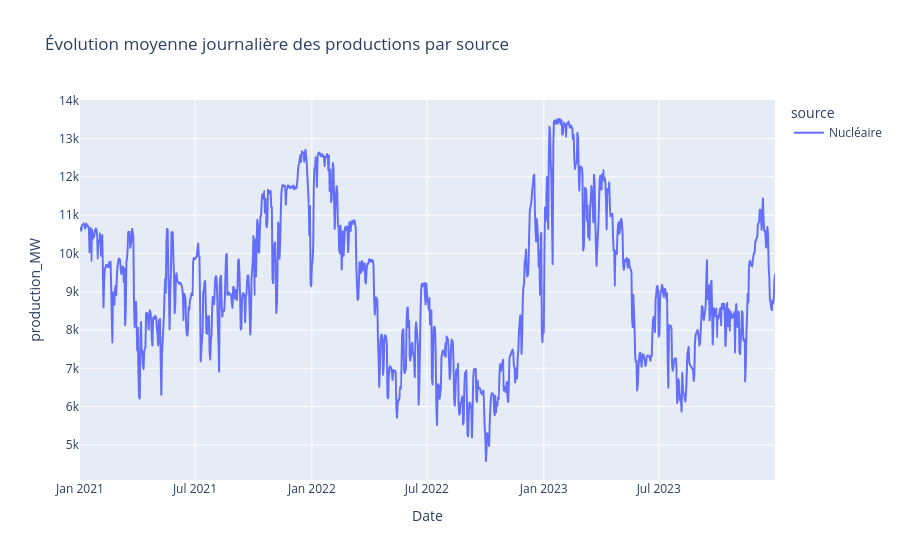

The code cell stored with this chart in its notebook:
### Code cell
# Évolution des productions principales non revouvlable (Nucléaire)
prod_cols_01 = [c for c in ["Nucléaire"]
             if c in df.columns]
if prod_cols_01:
    df_prod = (
        df.dropna(subset=["Date"])
          .groupby("Date", as_index=False)[prod_cols_01].mean()
    )
    df_prod["Date"] = pd.to_datetime(df_prod["Date"], errors="coerce")
    df_prod_long = df_prod.melt(id_vars="Date", value_vars=prod_cols_01,
                                var_name="source", value_name="production_MW")
    fig5 = px.line(df_prod_long, x="Date", y="production_MW", color="source",
                   title="Évolution moyenne journalière des productions par source")
    fig5.show()

### Figure 1 — Plotly figure (JSON) as saved in the notebook; plotly's stock layout.template omitted (floating-point values rounded to 4 significant figures; data arrays with more than 128 entries replaced by an {"elided": "..."} marker saying what was removed)
{"data": [{"hovertemplate": "source=Nucléaire<br>Date=%{x}<br>production_MW=%{y}<extra></extra>", "legendgroup": "Nucléaire", "line": {"color": "#636efa", "dash": "solid"}, "marker": {"symbol": "circle"}, "mode": "lines", "name": "Nucléaire", "showlegend": true, "type": "scattergl", "x": {"elided": "1095 str values"}, "xaxis": "x", "y": {"elided": "1095 float values"}, "yaxis": "y"}], "layout": {"legend": {"title": {"text": "source"}, "tracegroupgap": 0}, "title": {"text": "Évolution moyenne journalière des productions par source"}, "xaxis": {"anchor": "y", "domain": [0, 1], "title": {"text": "Date"}}, "yaxis": {"anchor": "x", "domain": [0, 1], "title": {"text": "production_MW"}}}}
